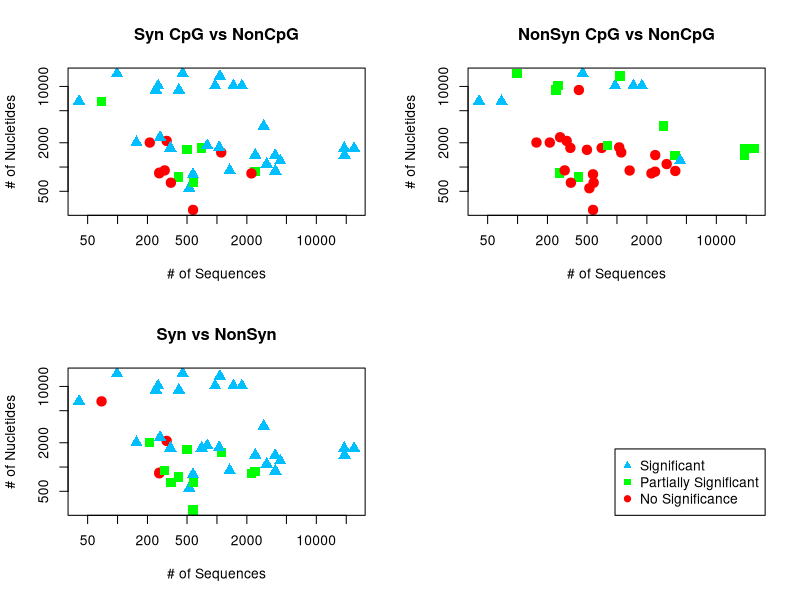
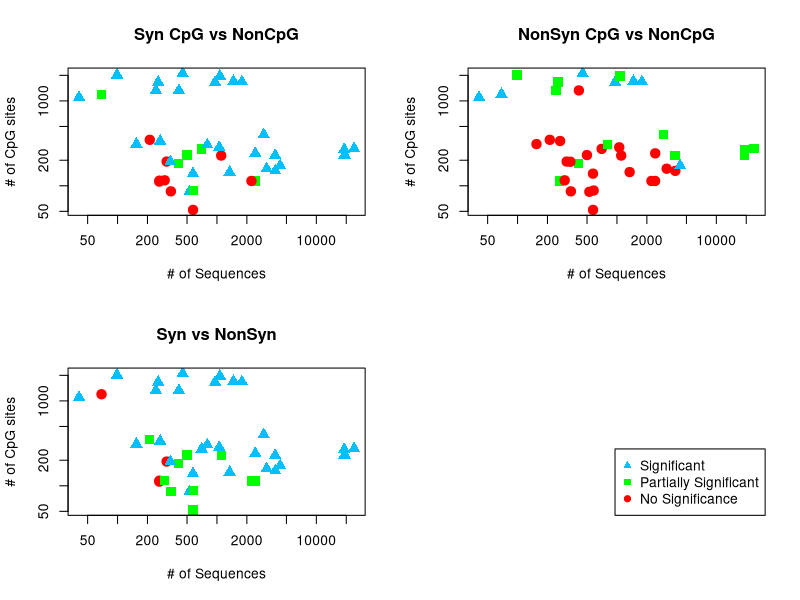
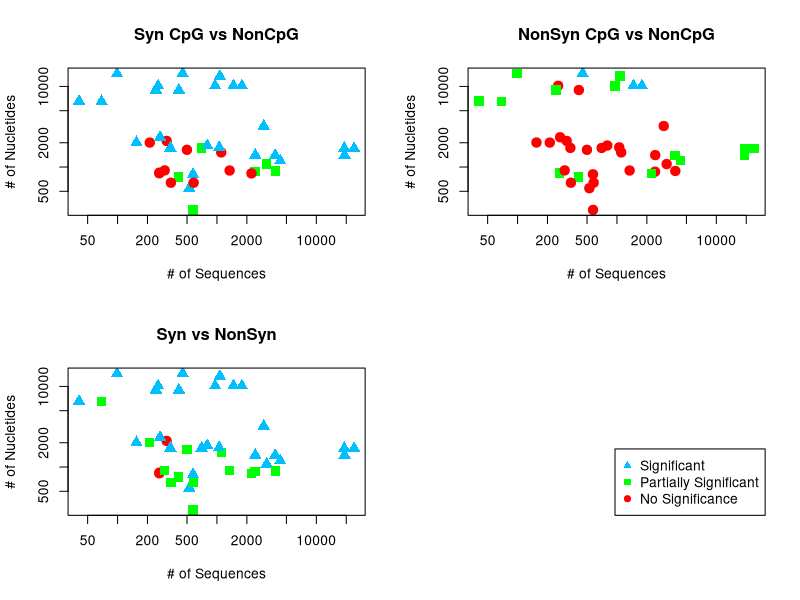
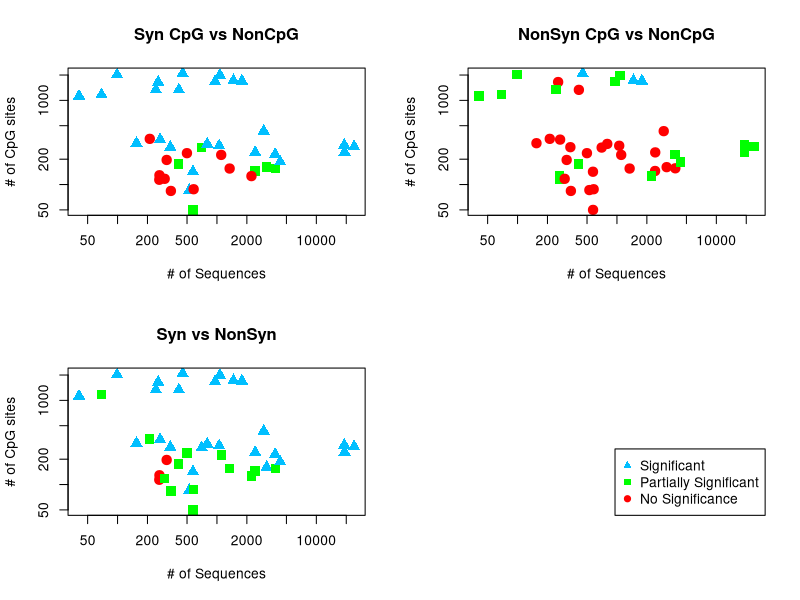

Source code (R) for these figures, in order:
# graph for data vs significant 

library(scales)
library(plotrix)
library(sfsmisc)
library(gdata)

tally<- read.csv("output/Tally.csv")

seq_info<-read.csv("output/Final_CpG_List.csv")

tally <- merge(tally, seq_info ,by="File")

# #Syn CpG vs Non-CpG
# consensus
tally$SynCpg<-tally$Consensus_a_Syn_CpG_v_NonCpG+tally$Consensus_t_Syn_CpG_v_NonCpG
tally$NonSynCpg<-tally$Consensus_a_NonSyn_CpG_v_NonCpG+tally$Consensus_t_NonSyn_CpG_v_NonCpG
tally$SynNonSyn<-tally$Consensus_a_Syn_v_NonSyn +tally$Consensus_t_Syn_CpG_v_NonCpG
tally$CpG_total<-tally$ca+tally$tg
# ancestor
tally$ASynCpg<-tally$Ancestor_a_Syn_CpG_v_NonCpG+tally$Ancestor_t_Syn_CpG_v_NonCpG
tally$ANonSynCpg<-tally$Ancestor_a_NonSyn_CpG_v_NonCpG+tally$Ancestor_t_NonSyn_CpG_v_NonCpG
tally$ASynNonSyn<-tally$Ancestor_a_Syn_v_NonSyn +tally$Ancestor_t_Syn_CpG_v_NonCpG
tally$A_CpG_total<-tally$ancestor_ca +tally$ancestor_tg

palette(alpha(c("red","deepskyblue1","green")))

png("output/consensus/data_points.png", width = 6.75, height = 6.75, units = "in", res= 300)
par(mfrow=c(2,2))#, bg = "darkseagreen1"

plot(tally$Number_of_Sequences,tally$Number_of_Nucleotides,log='xy',col=c("red","green","deepskyblue1")[as.factor(tally$SynCpg)],pch=c(19,15,17)[as.factor(tally$SynCpg)],cex=1.5, main="Syn CpG vs NonCpG",xlab = "# of Sequences", ylab = "# of Nucletides")


plot(tally$Number_of_Sequences,tally$Number_of_Nucleotides,log='xy',col=c("red","green","deepskyblue1")[as.factor(tally$NonSynCpg)],pch=c(19,15,17)[as.factor(tally$NonSynCpg)],cex=1.5, main="NonSyn CpG vs NonCpG",xlab = "# of Sequences", ylab = "# of Nucletides")

plot(tally$Number_of_Sequences,tally$Number_of_Nucleotides,log='xy',col=c("red","green","deepskyblue1")[as.factor(tally$SynNonSyn)],pch=c(19,15,17)[as.factor(tally$SynNonSyn)],cex=1.5, main="Syn vs NonSyn",xlab = "# of Sequences", ylab = "# of Nucletides")

plot(0, xaxt = 'n', yaxt = 'n', bty = 'n', pch = '', ylab = '', xlab = '')
legend("bottomright",legend=c("Significant","Partially Significant","No Significance"),
       col= c("deepskyblue1","green","red"), horiz= FALSE, 
       #lty is type of line used,cex is size of legend, xpd allows legend to lie outside the plot,bty is type of box around legend       
       cex=1, pch = c(17,15,19))
dev.off()

#### numver of possible cpg sites

palette(alpha(c("red","deepskyblue1","green")))


png("output/consensus/data_CpG_sites.png", width = 6.75, height = 6.75, units = "in", res= 300)
par(mfrow=c(2,2))#, bg = "darkseagreen1"

plot(tally$Number_of_Sequences,tally$CpG_total,log='xy',col=c("red","green","deepskyblue1")[as.factor(tally$SynCpg)],pch=c(19,15,17)[as.factor(tally$SynCpg)],cex=1.5, main="Syn CpG vs NonCpG",xlab = "# of Sequences", ylab = "# of CpG sites")


plot(tally$Number_of_Sequences,tally$CpG_total,log='xy',col=c("red","green","deepskyblue1")[as.factor(tally$NonSynCpg)],pch=c(19,15,17)[as.factor(tally$NonSynCpg)],cex=1.5, main="NonSyn CpG vs NonCpG",xlab = "# of Sequences", ylab = "# of CpG sites")

plot(tally$Number_of_Sequences,tally$CpG_total,log='xy',col=c("red","green","deepskyblue1")[as.factor(tally$SynNonSyn)],pch=c(19,15,17)[as.factor(tally$SynNonSyn)],cex=1.5, main="Syn vs NonSyn",xlab = "# of Sequences", ylab = "# of CpG sites")

plot(0, xaxt = 'n', yaxt = 'n', bty = 'n', pch = '', ylab = '', xlab = '')
legend("bottomright",legend=c("Significant","Partially Significant","No Significance"),
       col= c("deepskyblue1","green","red"), horiz= FALSE, 
       #lty is type of line used,cex is size of legend, xpd allows legend to lie outside the plot,bty is type of box around legend       
       cex=1, pch = c(17,15,19))

dev.off()

######################################################################
############################### ancestor ###################################
palette(alpha(c("red","deepskyblue1","green")))

png("output/ancestor/data_points.png", width = 6.75, height = 6.75, units = "in", res= 300)
par(mfrow=c(2,2))#, bg = "darkseagreen1"

plot(tally$Number_of_Sequences,tally$Number_of_Nucleotides,log='xy',col=c("red","green","deepskyblue1")[as.factor(tally$ASynCpg)],pch=c(19,15,17)[as.factor(tally$ASynCpg)],cex=1.5, main="Syn CpG vs NonCpG",xlab = "# of Sequences", ylab = "# of Nucletides")


plot(tally$Number_of_Sequences,tally$Number_of_Nucleotides,log='xy',col=c("red","green","deepskyblue1")[as.factor(tally$ANonSynCpg)],pch=c(19,15,17)[as.factor(tally$ANonSynCpg)],cex=1.5, main="NonSyn CpG vs NonCpG",xlab = "# of Sequences", ylab = "# of Nucletides")

plot(tally$Number_of_Sequences,tally$Number_of_Nucleotides,log='xy',col=c("red","green","deepskyblue1")[as.factor(tally$ASynNonSyn)],pch=c(19,15,17)[as.factor(tally$ASynNonSyn)],cex=1.5, main="Syn vs NonSyn",xlab = "# of Sequences", ylab = "# of Nucletides")

plot(0, xaxt = 'n', yaxt = 'n', bty = 'n', pch = '', ylab = '', xlab = '')
legend("bottomright",legend=c("Significant","Partially Significant","No Significance"),
       col= c("deepskyblue1","green","red"), horiz= FALSE, 
       #lty is type of line used,cex is size of legend, xpd allows legend to lie outside the plot,bty is type of box around legend       
       cex=1, pch = c(17,15,19))
dev.off()

#### numver of possible cpg sites

palette(alpha(c("red","deepskyblue1","green")))


png("output/ancestor/data_CpG_sites.png", width = 6.75, height = 6.75, units = "in", res= 300)
par(mfrow=c(2,2))#, bg = "darkseagreen1"

plot(tally$Number_of_Sequences,tally$A_CpG_total,log='xy',col=c("red","green","deepskyblue1")[as.factor(tally$ASynCpg)],pch=c(19,15,17)[as.factor(tally$ASynCpg)],cex=1.5, main="Syn CpG vs NonCpG",xlab = "# of Sequences", ylab = "# of CpG sites")


plot(tally$Number_of_Sequences,tally$A_CpG_total,log='xy',col=c("red","green","deepskyblue1")[as.factor(tally$ANonSynCpg)],pch=c(19,15,17)[as.factor(tally$ANonSynCpg)],cex=1.5, main="NonSyn CpG vs NonCpG",xlab = "# of Sequences", ylab = "# of CpG sites")

plot(tally$Number_of_Sequences,tally$A_CpG_total,log='xy',col=c("red","green","deepskyblue1")[as.factor(tally$ASynNonSyn)],pch=c(19,15,17)[as.factor(tally$ASynNonSyn)],cex=1.5, main="Syn vs NonSyn",xlab = "# of Sequences", ylab = "# of CpG sites")

plot(0, xaxt = 'n', yaxt = 'n', bty = 'n', pch = '', ylab = '', xlab = '')
legend("bottomright",legend=c("Significant","Partially Significant","No Significance"),
       col= c("deepskyblue1","green","red"), horiz= FALSE, 
       #lty is type of line used,cex is size of legend, xpd allows legend to lie outside the plot,bty is type of box around legend       
       cex=1, pch = c(17,15,19))

dev.off()


#### simple stats

sum(tally$SynCpg)/(2*nrow(tally)) #% both Syn A&T Costly
sum(tally$NonSynCpg)/(2*nrow(tally)) #% both NonSyn A&T Costly
sum(tally$SynNonSyn)/(2*nrow(tally)) #% of Syn more Costly then NonSyn

sum(tally$Consensus_a_Syn_CpG_v_NonCpG)/nrow(tally) #% Syn A Costly
sum(tally$Consensus_a_NonSyn_CpG_v_NonCpG)/nrow(tally)#% NonSyn A Costly
sum(tally$Consensus_a_Syn_v_NonSyn)/nrow(tally) #% A Syn more Costly then NonSyn

sum(tally$Consensus_t_Syn_CpG_v_NonCpG)/nrow(tally)#% Syn T Costly
sum(tally$Consensus_t_NonSyn_CpG_v_NonCpG)/nrow(tally) #% NonSyn T Costly
sum(tally$Consensus_t_Syn_v_NonSyn)/nrow(tally) #% T Syn more Costly then NonSyn

#### simple stats ancestor

sum(tally$ASynCpg)/(2*nrow(tally)) #% both Syn A&T Costly
sum(tally$ANonSynCpg)/(2*nrow(tally)) #% both NonSyn A&T Costly
sum(tally$ASynNonSyn)/(2*nrow(tally)) #% of Syn more Costly then NonSyn

sum(tally$Ancestor_a_Syn_CpG_v_NonCpG)/nrow(tally) #% Syn A Costly
sum(tally$Ancestor_a_NonSyn_CpG_v_NonCpG)/nrow(tally)#% NonSyn A Costly
sum(tally$Ancestor_a_Syn_v_NonSyn)/nrow(tally) #% A Syn more Costly then NonSyn

sum(tally$Ancestor_t_Syn_CpG_v_NonCpG)/nrow(tally)#% Syn T Costly
sum(tally$Ancestor_t_NonSyn_CpG_v_NonCpG)/nrow(tally) #% NonSyn T Costly
sum(tally$Ancestor_t_Syn_v_NonSyn)/nrow(tally) #% T Syn more Costly then NonSyn
